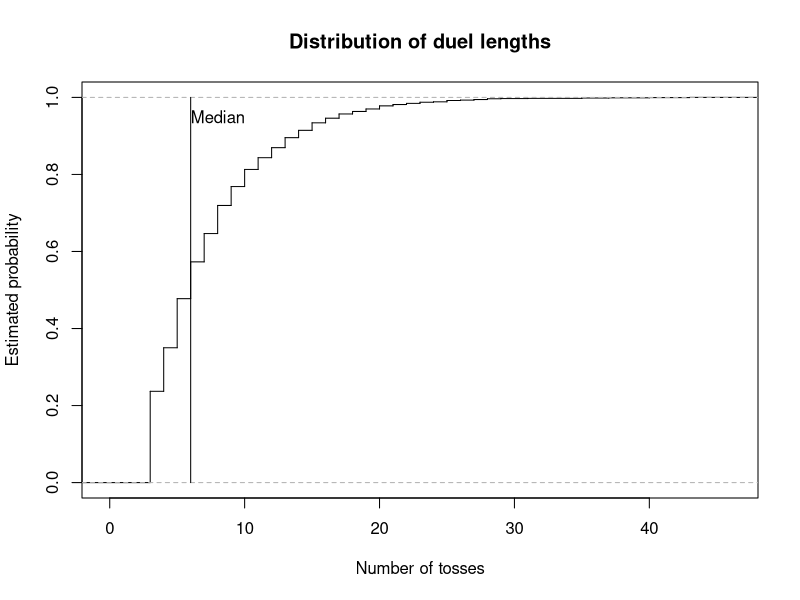
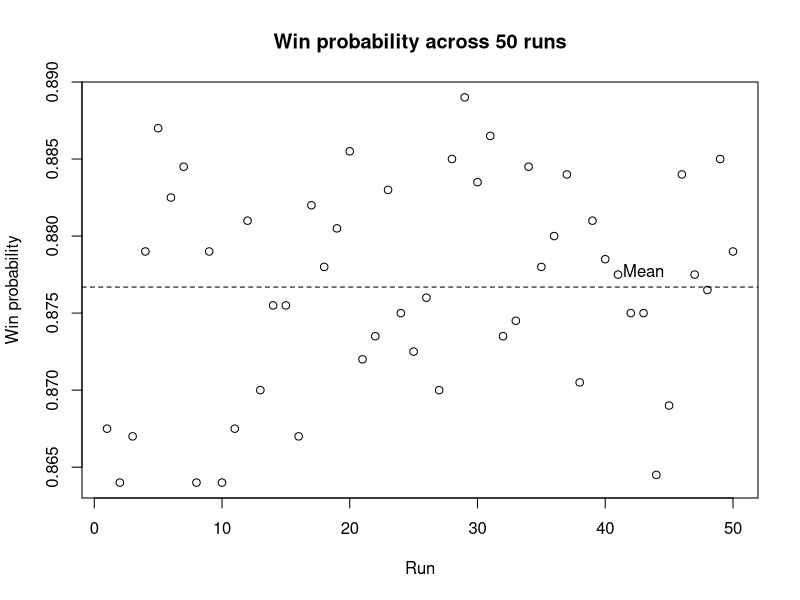

Reproduce these figures in R, in order.
# =============================================================================
# Coin-Toss Pattern Duel
#
# Authors:
# Pierrick de Boer: S3034691
# Fagan Ganbarli: S3015664
# Raneem Alluhaydan: S3044929


# Contributions:
# Pierrick de Boer ( 33%): Task 1-3
# Fagan Ganbarli ( 33%): Task 4-5
# Raneem Alluhaydan ( 33%): Task 6-7
#
# Overview:
# This script simulates duels between two binary patterns in a sequence
# of coin tosses. It identifies which pattern appears first and estimates
# the probability that player A wins through repeated simulations.
#
# Main functions:
# 1. firsthit(): Find the first occurrence of a pattern.
# 2. sim_duels(): Simulate multiple duels.
# 3. duel(): Simulate one duel.
# 4. pwin(): Estimate the probability that a pattern wins.
# 5. ewait(): Calculate the expected waiting time of a pattern.
# 6. pmat(): Calculate win probabilities between patterns.
# 7. find_cycle(): Find a non-transitive cycle of patterns.
# =============================================================================

# Task 1: Find the first occurrence of a pattern in a toss stream.

# Idea:
# Compare the pattern with every window of k consecutive tosses at
# once and return the position where the first matching window ends.

# Input:
# x = A toss stream, either a vector or a matrix with one
#     stream per row.
# a = A pattern of length k.

# Output:
# The toss at which the pattern is first completed in each row,
# or NA if the pattern does not appear.

# Method:
# Convert a vector into a one-row matrix.
# Build a logical matrix of all possible starting positions and
# compare each element of the pattern with the matching shifted
# columns of x.
# Take the first matching start in each row and add k - 1 to
# obtain the ending position.

firsthit <- function(x, a) {
  
  # Treat a single stream as a matrix with one row.
  if (!is.matrix(x)) {
    x <- matrix(x, nrow = 1)
  }
  
  L <- ncol(x)
  k <- length(a)
  
  # A pattern longer than the sequence cannot occur.
  if (k > L) {
    return(rep(NA, nrow(x)))
  }
  
  # Check every possible starting position.
  hit <- matrix(TRUE, nrow = nrow(x), ncol = L - k + 1)
  
  for (j in seq_along(a)) {
    hit <- hit & x[, j:(L - k + j), drop = FALSE] == a[j]
  }
  
  # Find the first matching position in each row.
  start <- max.col(hit, ties.method = "first")
  start[rowSums(hit) == 0] <- NA
  
  # Convert starting positions into ending positions.
  return(start + k - 1)
}

# Task 1: Test firsthit() on a stream that can be checked by hand.
x <- c(1, 0, 0, 1, 0, 1, 1, 1, 0)

firsthit(x, c(1, 0, 1))   # Expected: 6
firsthit(x, c(0, 1, 1))   # Expected: 7
firsthit(x, c(0, 0, 0))   # Expected: NA


# Task 2: Simulate duels between two patterns.

# Idea:
# Toss a shared coin stream for many duels at once and stop each
# duel as soon as one of the two patterns appears.

# Input:
# a = Binary pattern of player A.
# b = Binary pattern of player B, distinct from a and of equal length.
# p = The probability of a head
# nreps = The number of independent duels to simulate.

# Output:
# A list containing the winner of each duel (1 for A, 0 for B)
# and the number of tosses each duel took.

# Method:
# Check that the patterns have equal length and are distinct.
# Generate tosses in blocks, one row per duel, and find the first
# occurrence of each pattern with firsthit().
# Store the results of decided duels and continue only with the
# undecided ones. Keep the last k - 1 tosses of each undecided row
# so that patterns crossing block boundaries are detected.

sim_duels <- function(a, b, p = 0.5, nreps = 1) {
  
  k <- length(a)
  
  if (k != length(b)) {
    stop("this is not a fair game!")
  }
  
  if (all(a == b)) {
    stop("a and b are identical")
  }
  
  # Initialize the block length and simulation results.
  time <- 0
  B <- 3 * k
  
  active <- 1:nreps
  winner <- rep(NA, nreps)
  tosses <- rep(NA, nreps)
  
  while (length(active) > 0) {
    
    # Generate the initial block of tosses.
    if (time == 0) {
      W <- matrix(
        rbinom(nreps * B, size <- 1, prob <- p),
        nrow = nreps
      )
      
    } else {
      # Retain the last k - 1 tosses from each active sequence.
      keep <- W[
        ,
        B - (k - 1) + seq_len(k - 1),
        drop = FALSE
      ]
      
      # Generate new tosses for the unfinished duels.
      W_new <- matrix(
        rbinom(
          nrow(keep) * (B - k + 1),
          size <- 1,
          prob <- p
        ),
        nrow <- nrow(keep)
      )
      
      # Append the new tosses to the retained sequence.
      W <- cbind(keep, W_new)
    }
    
    # Find the first occurrence of each player's pattern.
    time_a <- firsthit(W, a)
    time_b <- firsthit(W, b)
    
    # Identify the winner based on the earliest occurrence.
    a_wins <- !is.na(time_a) &
      (is.na(time_b) | time_a < time_b)
    
    b_wins <- !is.na(time_b) &
      (is.na(time_a) | time_b < time_a)
    
    # Store the results of completed duels.
    decided <- a_wins | b_wins
    
    hit_time <- pmin(time_a, time_b, na.rm = TRUE)
    
    winner[active[a_wins]] <- 1
    winner[active[b_wins]] <- 0
    
    tosses[active[decided]] <- time + hit_time[decided]
    
    # Remove completed duels from the active simulations.
    active <- active[!decided]
    W <- W[!decided, , drop = FALSE]
    
    # Advance the number of newly generated tosses.
    time <- time + B - (k - 1)
  }
  
  return(list(winner = winner, tosses = tosses))
}


# Task 2: Simulate a single duel.

# Idea:
# A single duel is a special case of sim_duels() with one repetition,
# so the simulation code is shared rather than repeated.

# Input:
# a = Binary pattern of player A.
# b = Binary pattern of player B.
# p = The probability of a head

# Output:
# A vector c(winner, tosses), where winner is 1 if A wins and 0
# if B wins, and tosses is the number of tosses the duel took.

# Method:
# Call sim_duels() with nreps = 1 and combine both results
# into one vector.

duel <- function(a, b, p = 0.5) {
  
  result <- sim_duels(a, b, p, nreps = 1)
  
  return(c(result[[1]], result[[2]]))
}


# Task 3: Estimate the probability that one pattern wins a duel.

# Idea:
# Estimate the win probability of player A as the proportion of
# simulated duels that A wins.

# Input:
# a = Binary pattern of player A.
# b = Binary pattern of player B.
# p = The probability of a head (0 < p < 1).
# nreps = The number of independent duels to simulate.

# Output:
# The estimated probability that pattern a appears before pattern b.

# Method:
# Simulate all duels at once with sim_duels().
# Since a win for A is stored as 1 and a loss as 0, the mean of
# the winner vector estimates the win probability.

pwin <- function(a, b, p = 0.5, nreps = 10000) {
  
  # Simulate the duels.
  result <- sim_duels(a, b, p, nreps)
  
  # Calculate the proportion of duels won by player A.
  p_a_wins <- sum(result[[1]]) / length(result[[1]])
  
  return(p_a_wins)
}


# Task 4: Calculating the exact expected waiting time for a pattern.

# Idea:
# The expected waiting time depends on the lengths for which
# the first and last j elements of a pattern match. Each matching
# overlap contributes the reciprocal of the probability of its prefix.

# Input:
# a = A non-empty binary vector representing the pattern.
# p = The probability of a head (0 < p < 1).

# Output:
# The exact expected waiting time until the pattern appears. 

# Method:
# Check that the inputs are valid.
# Examine every possible overlap length. If the first and last j
# elements match, calculate the prefix probability and add its
# reciprocal to the expected waiting time.

ewait <- function(a, p = 0.5) {
  
  # Check that the pattern is a non-empty binary vector.
  if (length(a) == 0 || any(a != 0 & a != 1) || anyNA(a)) {
    stop("The pattern must be a non-empty binary vector.")  
  }
  
  # Check that p is a valid probability between 0 and 1.
  if (!is.numeric(p) || length(p) != 1 || 
      p <= 0 || p >= 1 || is.na(p)) {
    stop("p must be a numeric value between 0 and 1.")  
  }
  
  k <- length(a)
  expected_wait <- 0
  
  # Examine every possible overlap length, including the full pattern.
  for (j in 1:k) {
    
    # An overlap exists when the first and last j elements match.
    if (all(a[1:j] == a[(k-j+1):k])) {
      
      # Count the number of heads in the prefix.
      n_head <- sum(a[1:j] == 1)
      
      # Calculate the probability of the prefix.
      r_probability <- (p ^ n_head) * ((1 - p) ^ (j - n_head))
      
      # Add the reciprocal probability for this overlap.
      expected_wait <- expected_wait + (1 / r_probability)
    }
  }
  return(expected_wait)
}


# Task 5: Calculate the matrix of pairwise win probabilities.

# Idea:
# Estimate how often each pattern beats every other pattern using 
# repeated simulations, and store the result probabilities in a matrix. 

# Input:
# k = The length of each binary pattern.
# p = The probability of a head (0 < p < 1).
# nreps = The number of simulated duels for each pair..

# Output:
# A 2^k by 2^k matrix of estimated win probabilities.
# The diagonal entries are NA, because a pattern cannot duel itself.

# Method:
# Generate all possible patterns of length k and arrange them in
# lexicographic order, with 0 before 1.
# Estimate the win probability for every distinct pattern using 
# the pwin() function and store the result in matrix M.

pmat <- function(k, p = 0.5, nreps = 10000) {
  
  # Generate all possible binary patterns of length k.
  pattern <- expand.grid(rep(list(0:1), k))
  
  # Arrange patterns in lexicographic order, with 0 before 1.
  pattern <- pattern[
    do.call(order, as.data.frame(pattern)), , drop = FALSE]
  
  # Convert the patterns to a matrix.
  pattern <- as.matrix(pattern)
  
  # Create a matrix to store the estimated win probabilities.
  M <- matrix(NA, nrow = 2^k, ncol = 2^k)
  
  # Calculate the number of patterns.
  n <- nrow(pattern)
  
  # Label the rows and columns using the binary patterns.
  rownames(M) <- apply(pattern, 1, paste, collapse = "")
  colnames(M) <- apply(pattern, 1, paste, collapse = "")
  
  # Estimate the probability that each pattern beats every other pattern.
  for (i in 1:n) {
    for (j in 1:n) {
      
      # Leave diagonal entries as NA, because a pattern cannot duel itself.
      if (i != j) {
        M[i, j] <- pwin(
          pattern[i, ],
          pattern[j, ],
          p = p,
          nreps = nreps
        )
      }
    }
  }
  return(M)
}



# Task 5(a): Find the best reply and its win probability for each pattern.

# Idea:
# For each pattern, find the pattern that beats it with the 
# highest probability and display the results in a table.

# Input:
# M = The matrix of win probabilities created by pmat() function
# with k = 3 and a fair coin.

# Output:
# A data frame showing each pattern, its best reply, and the 
# probability that the best reply wins.

# Method:
# Replace the diagonal NA values with -inf so they cannot be 
# selected as the best reply.
# Find the maximum value in each column.
# Record the each pattern, its best reply, and the associated 
# win probability in a data frame.

# Create a matrix for k = 3 and a fair coin using pmat() function.
M <- pmat(k = 3, p = 0.50)
M_fair <- M 

# Replace the diagonal NA values with -inf.
M <- replace(M, is.na(M), -Inf)

# Find the index of the best reply for each pattern.
best_reply <- apply(M, 2, which.max)

# Create a vector to store the win probabilities.
win_probability <- numeric(ncol(M))

# Store the win probability of each best reply.
for (j in seq_len(ncol(M))) {
  win_probability[j] <- M[best_reply[j], j]
}

# Create a data frame of patterns, best replies, and win probabilities.
best_reply_table <- data.frame(
  Pattern = rownames(M),
  Best_reply = rownames(M)[best_reply],
  Probability = win_probability
)

print(best_reply_table)


# Task 5(b)(1): Find evenly matched pattern pairs.

# Idea:
# Find pairs with approximately equal chances (between 0.49 and 0.51) 
# of winning against each other.

# Input:
# M = The matrix of win probabilities created by pmat() function
# with k = 3 and a fair coin.

# Output:
# A data frame showing each evenly matched pair and the win 
# probabilities of both pattern

# Method:
# Examine each distinct pair only once.
# Keep pairs for which both win probabilities are between 0.49 and 0.51.

# Create an empty data frame to store the results.
evenly_matched_pairs <- data.frame(
  Pattern1 = character(),
  Pattern2 = character(),
  P1_Win_Probability = numeric(),
  P2_Win_Probability = numeric()
)

# Examine all pairs with for loop.
for (i in seq_len(nrow(M))) {
  for (j in seq_len(ncol(M))) {
    
    # Check each pair once and exclude the diagonal.
    if (j > i && 
        !is.na(M[i, j]) &&
        !is.na(M[j, i]) &&
        abs(M[i, j] - 0.5) <= 0.01 &&
        abs(M[j, i] - 0.5) <= 0.01) {
      
      # Store both patterns and their win probabilities.
      evenly_matched_pairs <- rbind(
        evenly_matched_pairs,
        data.frame(
          Pattern1 = rownames(M)[i],
          Pattern2 = colnames(M)[j],
          P1_Win_Probability = M[i, j],
          P2_Win_Probability = M[j, i]
        )
      )
    }
  }
}

# Reset row names and display the result
row.names(evenly_matched_pairs) <- NULL
print(evenly_matched_pairs)


# Task 5(b)(2): Find the shortest non-transitive cycle.

# Idea:
# Find the shortest cycle in which every pattern beats the next
# pattern with at least given win probability.

# Input:
# m = A matrix of pairwise win probabilities.
# min_probability = The minimum probability required for each win.

# Output:
# A data frame showing the patterns in each cycle, the direction 
# of each win, and win probabilities.

# Method:
# Search cycles in increasing order of length. Use recursive search
# to extend path without repeating patterns, and check whether the
# final pattern beats the starting pattern to complete a cycle.

find_cycle <- function(m, min_probability = 0.60) {
  
  k <- nrow(m)
  
  # Check cycle from the shortest possible length (3).
  for (i in 3:k) {
    
    cycles <- list()
    
    # Try each pattern as the starting point.
    for(start in seq_len(k)) {
      
      search <- function(path) {
        
        last <- path[length(path)]
        
        # Check whether the path can be closed into a cycle.
        if (length(path) == i) {
          
          if (!is.na(m[last, start]) &&
              m[last, start] >= min_probability) {
            
            cycles[[length(cycles) + 1]] <<- path
          }
          
          return(invisible(NULL))
        }
        
        # Only consider unused patterns to avoid duplicate cycles.
        sequence <- setdiff(seq_len(k), path)
        sequence <- sequence[sequence > start]
        
        for (next_item in sequence) {
          
          if (!is.na(m[last, next_item]) && 
              m[last, next_item] >= min_probability) {
            
            search(c(path, next_item))
          }
        }
      }
      search(start)
    }
    
    # Return the cycle when shortest length has been found.
    if (length(cycles) > 0) {
      
      result <- do.call(rbind, lapply(seq_along(cycles), function(x) {
        
        path <- cycles[[x]]
        next_path <- c(path[-1], path[1])
        
        data.frame(
          Cycle = x,
          From = rownames(m)[path],
          To = colnames(m)[next_path],
          Win = m[cbind(path, next_path)]
        )
      }))
      rownames(result) <- NULL
      return(result)
    }
  }
  
  # message dos not exist 
  return("No cycle found.")
}

# Find the shortest cycle with minimum win probability = 0.60.
find_cycle(M, min_probability = 0.60)  

# Task 5(c): Compare expected waiting times with duel results.

# Idea:
# Find pairs with the same expected waiting time and identify.
# pairs with noticeably different duel probabilities.

# Input:
# M = The matrix of win probabilities created by pmat() function
#      with k = 3 and a fair coin.
# ewait() = The function that calculates the expected waiting time. 

# Output:
# A data frame that demonstrates pairs with the same expected 
# waiting time whose duel probability is below 0.4 or above 0.6.

# Method:
# Get the pattern labels from the row names of M.
# Convert labels into a binary matrix.
# Calculate the exact expected waiting time with ewait() function 
# Compare each pairs and keep whose expected waiting times are the same.
# Display pairs with win probability notably far from 0.5.

# Get the pattern labels from the row names of M.
M <- pmat(k = 3, p = 0.5)
M <- M_fair

pattern_label <- rownames(M)

# Convert labels into a binary matrix.
pattern_label <- t(sapply(pattern_label, function(x) {
  as.numeric(strsplit(x, "")[[1]])
})) 

# Define pattern names.
pattern_names <- apply(pattern_label, 1, paste, collapse = "")

# Calculate th exact expected waiting time.
expected_wait <- apply(pattern_label, 1, ewait)

# Create an empty data frame to store pairs.
comparison_table <- data.frame(
  Pattern1 = character(),
  Pattern2 = character(),
  Expected_Wait = numeric(),
  Win_Probability = numeric()
)

# Compare every distinct pairs.
for (i in seq_len(nrow(M))) {
  for (j in seq_len(ncol(M))) {
    
    # Check each pair ony one time
    # Keep pairs with the same expected waiting time.
    if (i < j &&
        expected_wait[i] == expected_wait[j]) {
      
      # Store the pair, their equal expected waiting time,
      # and the probability that Pattern1 beats Pattern2.
      comparison_table <- rbind(
        comparison_table, data.frame(
          Pattern1 = pattern_names[i],
          Pattern2 = pattern_names[j],
          Expected_Wait = expected_wait[i],
          Win_Probability = M[i, j]
        )
      )
    }
  }
}

# Display pairs whose win probabilities notable differ from 0.5 
# (win probability is below 0.4 or above 0.6.)

comparison_table <- comparison_table[
  abs(comparison_table$Win_Probability - 0.5) > 0.1, ]

row.names(comparison_table) <- NULL

print(comparison_table)

#Task 6: Plot duel lengths and variation in win probabilities.

# Idea:
# Describe the two things you are investigating:
# how long duels take and how estimates vary between runs.

# Input:
# Patterns 011 and 111, a fair coin, 2000 duels,
# and 50 repeated runs for the win-probability estimates.

# Output:
# Two graphs: a CDF of duel lengths and a plot of
# win-probability estimates across 50 runs.

# Method:
# Simulate duels, plot their lengths and mark the median.
# Repeat the win-probability estimation 50 times, plot
# the results and mark their mean.

# Choose the two patterns and simulate 2000 duels.
a <- c(0,1,1)
b <- c(1,1,1)
results <- sim_duels(a,b, p = 0.5, nreps = 2000)

# Save the duel lengths and plot their distribution as a staircase.

tosses <- results$tosses

plot(ecdf(tosses), 
     verticals = TRUE,
     do.points = FALSE,
     main = "Distribution of duel lengths",
     xlab = "Number of tosses", 
     ylab = "Estimated probability")

# Calculate the median duel length and mark it with a vertical line.
med <- median(tosses)
lines(c(med, med), c(0,1))
text(med + 2, 0.95, "Median")

# Estimate the win probability over 50 runs, using 2000 duels per run.
win_estimates <- numeric(50)

for (i in 1:50) { 
  win_estimates[i] <- pwin(
    a = c(0,1,1),
    b = c(1,1,1),
    p = 0.5,
    nreps = 2000
  )
}

#Calculate the mean of the 50 estimates.

mean(win_estimates)

# Plot the estimates and mark their mean with a dashed line.
plot(win_estimates,
     xlab = "Run",
     ylab = "Win probability",
     main = "Win probability across 50 runs")

abline(h = mean(win_estimates), lty = 2)
text(43, mean(win_estimates), "Mean", pos = 3)

# Task 7: Investigate the effect of coin bias.

# Idea:
# Check how changing the coin bias affects the best replies.

# Input:
# Patterns of length 3, with p = 0.25 and p = 0.7.

# Output:
# A best-reply table for each coin bias.

# Method:
# Calculate the win-probability matrix and find the best reply
# to each pattern. Repeat for both coin biases and compare the results.

# Create the win-probability matrix for p = 0.25.
M <- pmat(k = 3, p = 0.25, nreps = 2000)

# Exclude patterns from being their own best reply.
M <- replace(M, is.na(M), -Inf)

# Find each best reply and save its win probability.
best_reply <- apply(M, 2, which.max)

win_probability <- numeric(ncol(M))

for (j in seq_len(ncol(M))) {
  win_probability[j] <- M[best_reply[j], j]
}

# Create and print the best-reply table.
best_reply_table <- data.frame(
  Pattern = rownames(M),
  Best_reply = rownames(M)[best_reply],
  Probability = win_probability,
  row.names = NULL
)

print(best_reply_table)

# Repeat the best-reply analysis for p = 0.7.
M <- pmat(k = 3, p = 0.7, nreps = 2000)

# Exclude patterns from being their own best reply.
M <- replace(M, is.na(M), -Inf)

# Find each best reply and save its win probability.
best_reply <- apply(M, 2, which.max)
win_probability <- numeric(ncol(M))

for (j in seq_len(ncol(M))) {
  win_probability[j] <- M[best_reply[j], j]
}

# Create and print the best-reply table.
best_reply_table <- data.frame(
  Pattern = rownames(M),
  Best_reply = rownames(M)[best_reply],
  Probability = win_probability,
  row.names = NULL
)

print(best_reply_table)

# Overall analysis

# Graphs:
# The CDF shows the distribution of duel lengths, with the median
# marked. The second graph shows variation in win-probability
# estimates across 50 runs, with the mean marked.

# Best replies and cycles:
# The best replies change with coin bias. The cycle for p = 0.25 is
# 100 -> 000 -> 001 -> 010 -> 100, while for p = 0.7 it is
# 110 -> 101 -> 011 -> 111 -> 110.

# Waiting times:
# Patterns 001 and 100 both have an expected waiting time of
# 8 tosses, but their head-to-head win probability is not 0.5.

#  Conclusion:
# Expected waiting times alone cannot predict who wins a duel.
# Both patterns are checked using the same sequence of coin tosses,
# and their patterns can overlap in that sequence.
# This means their waiting times are linked, not independent.
# Therefore, comparing their expected waiting times alone can
# give a misleading idea of which pattern will win.
